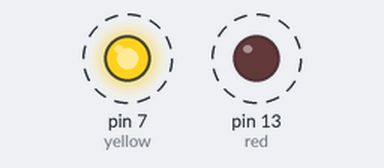
Recording of a sketch running on a simulated Arduino Uno, built with avr-gcc and run on an emulated ATmega328P. On the bench: output pins drawn as LEDs (lit = HIGH). Dashed ring = blinking.

Above: at 0.5 s.
Timing chart, 0 to 3.0 s (numbered marks = the images above):
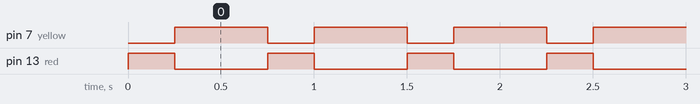

The sketch:

leds1.ino
```cpp
int red = 13;
int yellow = 7;
int milliseconds = 250;

void setup() {
  pinMode(red, OUTPUT);
  pinMode(yellow, OUTPUT);
}

void loop() {
 digitalWrite(red, HIGH);
 digitalWrite(yellow, LOW);
 delay(milliseconds);
 digitalWrite(red, LOW);
 digitalWrite(yellow, HIGH);
 delay(milliseconds * 2);

}
```

Measured:
- by itself, pin 7 (yellow): alternates HIGH for 0.50 s and LOW for 0.25 s
- by itself, pin 13 (red): alternates HIGH for 0.25 s and LOW for 0.50 s
